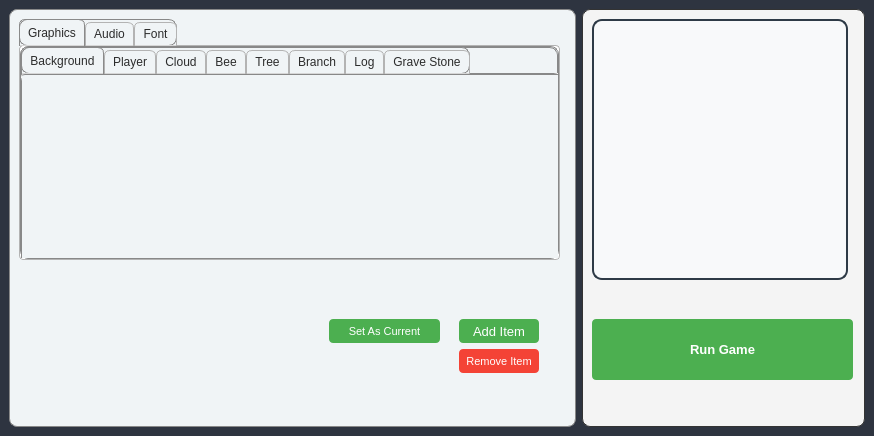
<?xml version="1.0" encoding="UTF-8"?>
<ui version="4.0">
 <class>MainWindow</class>
 <widget class="QMainWindow" name="MainWindow">
  <property name="geometry">
   <rect>
    <x>0</x>
    <y>0</y>
    <width>874</width>
    <height>436</height>
   </rect>
  </property>
  <property name="windowTitle">
   <string>Asset Management Tool - Timber</string>
  </property>
  <property name="styleSheet">
   <string notr="true">QMainWindow {
    background-color: #2E3440; /* Dark background */
    color: #ECEFF4; /* Light text color */
    font-family: &quot;Segoe UI&quot;, Arial, sans-serif;
    font-size: 12pt;
}</string>
  </property>
  <widget class="QWidget" name="centrawidget">
   <layout class="QHBoxLayout" name="horizontalLayout_5">
    <item>
     <layout class="QHBoxLayout" name="horizontalLayout_4" stretch="2,1">
      <item>
       <widget class="QWidget" name="contentBox" native="true">
        <property name="sizePolicy">
         <sizepolicy hsizetype="Expanding" vsizetype="Expanding">
          <horstretch>0</horstretch>
          <verstretch>0</verstretch>
         </sizepolicy>
        </property>
        <property name="styleSheet">
         <string notr="true">QWidget {
    border: 1px solid #888888;  /* Softer grey border */
    background-color: #F0F4F6;  /* Slightly lighter background */
    border-radius: 8px;  /* Increased border radius for smoother corners */
}

QWidget:hover {
    border: 2px solid #6A87D4;  /* Refined hover border color */
}
</string>
        </property>
        <widget class="QTabWidget" name="MaintabWidget">
         <property name="geometry">
          <rect>
           <x>10</x>
           <y>10</y>
           <width>541</width>
           <height>241</height>
          </rect>
         </property>
         <property name="styleSheet">
          <string notr="true">QTabBar::tab {
    color: #2C2C2C;  /* Darker gray text color */
    background: qlineargradient(x1: 0, y1: 0, x2: 0, y2: 1,
                                 stop: 0 #F5F5F5, stop: 0.4 #EEEEEE,
                                 stop: 0.5 #E0E0E0, stop: 1.0 #D6D6D6);  /* Slightly brighter gradient */
    border: 1px solid #B3B3B3;
    border-bottom-color: #D6D6D6;  /* Matches the pane color */
    border-top-left-radius: 6px;
    border-top-right-radius: 6px;
    min-width: 10ex;  /* Increases tab width slightly */
    padding: 4px 8px;  /* Adds more padding for a spacious look */
}

QTabBar::tab:selected, QTabBar::tab:hover {
    background: qlineargradient(x1: 0, y1: 0, x2: 0, y2: 1,
                                 stop: 0 #FFFFFF, stop: 0.4 #F7F7F7,
                                 stop: 0.5 #EDEDED, stop: 1.0 #FFFFFF);  /* A lighter gradient for selected and hover state */
}

QTabBar::tab:selected {
    border-color: #8A8A8A;
    border-bottom-color: #D6D6D6;  /* Matches the pane color */
}

QTabBar::tab:!selected {
    margin-top: 3px;  /* Adds more spacing for non-selected tabs */
}

QTabWidget::pane {
    border: 1px solid #B3B3B3;
    background-color: #FFFFFF;  /* A clean white background for the content area */
    border-radius: 4px;  /* Adds rounded corners to the content area */
    margin-top: -1px;  /* Ensures seamless connection between tabs and pane */
}
</string>
         </property>
         <property name="currentIndex">
          <number>0</number>
         </property>
         <widget class="QWidget" name="graphicsTab">
          <attribute name="title">
           <string>Graphics</string>
          </attribute>
          <widget class="QTabWidget" name="graphicSubTabs">
           <property name="geometry">
            <rect>
             <x>0</x>
             <y>0</y>
             <width>541</width>
             <height>221</height>
            </rect>
           </property>
           <property name="styleSheet">
            <string notr="true">QTabWidget::pane {
    border: none;
    background-color: #F8F8F8; /* Sets background color of the content area */
}</string>
           </property>
           <property name="currentIndex">
            <number>0</number>
           </property>
           <widget class="QWidget" name="backgroundTab">
            <attribute name="title">
             <string>Background</string>
            </attribute>
            <widget class="QListWidget" name="backgroundList">
             <property name="geometry">
              <rect>
               <x>-5</x>
               <y>0</y>
               <width>551</width>
               <height>191</height>
              </rect>
             </property>
            </widget>
           </widget>
           <widget class="QWidget" name="playerTab">
            <attribute name="title">
             <string>Player</string>
            </attribute>
            <widget class="QListWidget" name="playerList">
             <property name="geometry">
              <rect>
               <x>0</x>
               <y>0</y>
               <width>541</width>
               <height>192</height>
              </rect>
             </property>
            </widget>
           </widget>
           <widget class="QWidget" name="cloudTab">
            <attribute name="title">
             <string>Cloud</string>
            </attribute>
            <widget class="QListWidget" name="cloudList">
             <property name="geometry">
              <rect>
               <x>0</x>
               <y>0</y>
               <width>541</width>
               <height>192</height>
              </rect>
             </property>
            </widget>
           </widget>
           <widget class="QWidget" name="beeTab">
            <attribute name="title">
             <string>Bee</string>
            </attribute>
            <widget class="QListWidget" name="beeList">
             <property name="geometry">
              <rect>
               <x>0</x>
               <y>0</y>
               <width>541</width>
               <height>192</height>
              </rect>
             </property>
            </widget>
           </widget>
           <widget class="QWidget" name="treeTab">
            <attribute name="title">
             <string>Tree</string>
            </attribute>
            <widget class="QListWidget" name="treeList">
             <property name="geometry">
              <rect>
               <x>0</x>
               <y>0</y>
               <width>541</width>
               <height>192</height>
              </rect>
             </property>
            </widget>
           </widget>
           <widget class="QWidget" name="branchTab">
            <attribute name="title">
             <string>Branch</string>
            </attribute>
            <widget class="QListWidget" name="branchList">
             <property name="geometry">
              <rect>
               <x>0</x>
               <y>0</y>
               <width>541</width>
               <height>192</height>
              </rect>
             </property>
            </widget>
           </widget>
           <widget class="QWidget" name="logTab">
            <attribute name="title">
             <string>Log</string>
            </attribute>
            <widget class="QListWidget" name="logList">
             <property name="geometry">
              <rect>
               <x>0</x>
               <y>0</y>
               <width>541</width>
               <height>192</height>
              </rect>
             </property>
            </widget>
           </widget>
           <widget class="QWidget" name="gravestoneTab">
            <attribute name="title">
             <string>Grave Stone</string>
            </attribute>
            <widget class="QListWidget" name="ripList">
             <property name="geometry">
              <rect>
               <x>0</x>
               <y>0</y>
               <width>541</width>
               <height>192</height>
              </rect>
             </property>
            </widget>
           </widget>
          </widget>
         </widget>
         <widget class="QWidget" name="audioTab">
          <attribute name="title">
           <string>Audio</string>
          </attribute>
          <widget class="QTabWidget" name="audioSubTabs">
           <property name="geometry">
            <rect>
             <x>0</x>
             <y>0</y>
             <width>541</width>
             <height>221</height>
            </rect>
           </property>
           <property name="currentIndex">
            <number>2</number>
           </property>
           <widget class="QWidget" name="chopTab">
            <attribute name="title">
             <string>Chop</string>
            </attribute>
            <widget class="QListWidget" name="chopList">
             <property name="geometry">
              <rect>
               <x>0</x>
               <y>0</y>
               <width>541</width>
               <height>192</height>
              </rect>
             </property>
            </widget>
           </widget>
           <widget class="QWidget" name="deathTab">
            <attribute name="title">
             <string>Death</string>
            </attribute>
            <widget class="QListWidget" name="deathList">
             <property name="geometry">
              <rect>
               <x>0</x>
               <y>0</y>
               <width>541</width>
               <height>192</height>
              </rect>
             </property>
            </widget>
           </widget>
           <widget class="QWidget" name="ootTab">
            <attribute name="title">
             <string>Out Of Time</string>
            </attribute>
            <widget class="QListWidget" name="ootList">
             <property name="geometry">
              <rect>
               <x>0</x>
               <y>0</y>
               <width>541</width>
               <height>192</height>
              </rect>
             </property>
            </widget>
           </widget>
          </widget>
         </widget>
         <widget class="QWidget" name="fontTab">
          <attribute name="title">
           <string>Font</string>
          </attribute>
          <widget class="QTabWidget" name="fontSubTabs">
           <property name="geometry">
            <rect>
             <x>0</x>
             <y>0</y>
             <width>541</width>
             <height>221</height>
            </rect>
           </property>
           <property name="currentIndex">
            <number>2</number>
           </property>
           <widget class="QWidget" name="hudTab">
            <attribute name="title">
             <string>Heads Up Display</string>
            </attribute>
            <widget class="QListWidget" name="hudList">
             <property name="geometry">
              <rect>
               <x>0</x>
               <y>0</y>
               <width>541</width>
               <height>192</height>
              </rect>
             </property>
            </widget>
           </widget>
           <widget class="QWidget" name="scoreTab">
            <attribute name="title">
             <string>Score</string>
            </attribute>
            <widget class="QListWidget" name="scoreList">
             <property name="geometry">
              <rect>
               <x>0</x>
               <y>0</y>
               <width>541</width>
               <height>192</height>
              </rect>
             </property>
            </widget>
           </widget>
           <widget class="QWidget" name="messageTab">
            <attribute name="title">
             <string>Message</string>
            </attribute>
            <widget class="QListWidget" name="messageList">
             <property name="geometry">
              <rect>
               <x>0</x>
               <y>0</y>
               <width>541</width>
               <height>192</height>
              </rect>
             </property>
            </widget>
           </widget>
          </widget>
         </widget>
        </widget>
        <widget class="QPushButton" name="btnAddItem">
         <property name="geometry">
          <rect>
           <x>450</x>
           <y>310</y>
           <width>80</width>
           <height>24</height>
          </rect>
         </property>
         <property name="styleSheet">
          <string notr="true">QPushButton#btnAddItem {
    background-color: #4CAF50;  /* Green background */
    color: white;  /* White text */
    border: none;
    border-radius: 4px;
    padding: 4px 10px;
    font-family: &quot;Segoe UI&quot;, sans-serif;
    font-size: 10pt;
    transition: background-color 0.3s ease;  /* Smooth transition for background color */
}

QPushButton#btnAddItem:hover {
    background-color: #45A049;  /* Darker green on hover */
}

QPushButton#btnAddItem:pressed {
    background-color: #3E8E41;  /* Even darker green when pressed */
}

QPushButton#btnAddItem:disabled {
    background-color: #CCCCCC;  /* Light gray background when disabled */
    color: #666666;  /* Darker gray text */
}
</string>
         </property>
         <property name="text">
          <string>Add Item</string>
         </property>
        </widget>
        <widget class="QLabel" name="addItemStatus">
         <property name="geometry">
          <rect>
           <x>340</x>
           <y>310</y>
           <width>91</width>
           <height>21</height>
          </rect>
         </property>
         <property name="styleSheet">
          <string notr="true">QLabel#addItemStatus {
    background-color: #F0F4F6;    /* Light blue background indicating information */
    color: #1A73E8;               /* Google blue text color for readability */
    border: none;
    border-radius: 4px;           /* Slightly rounded corners */
    padding: 4px 10px;            /* Adequate padding for text */
    font-family: &quot;Segoe UI&quot;, sans-serif;
    font-size: 10pt;
}

QLabel#addItemStatus[status=&quot;success&quot;] {
    background-color: #E6F4EA;
    color: #34A853;
    border: 1px solid #34A853;
}

QLabel#addItemStatus[status=&quot;error&quot;] {
    background-color: #FDECEA;
    color: #D93025;
    border: 1px solid #D93025;
}

QLabel#addItemStatus:empty {
    border: none;  /* Remove border when label is empty */
    background-color: transparent;  /* Remove background color when empty */
}</string>
         </property>
         <property name="text">
          <string/>
         </property>
        </widget>
        <widget class="QPushButton" name="btnRemoveItem">
         <property name="geometry">
          <rect>
           <x>450</x>
           <y>340</y>
           <width>80</width>
           <height>24</height>
          </rect>
         </property>
         <property name="styleSheet">
          <string notr="true">QPushButton#btnRemoveItem {
    background-color: #F44336;  /* Red background */
    color: white;  /* White text */
    border: none;
    border-radius: 4px;
    padding: 3px 8px;
    font-family: &quot;Segoe UI&quot;, sans-serif;
    font-size: 8pt;
    transition: background-color 0.3s ease;  /* Smooth transition for background color */
}

QPushButton#btnRemoveItem:hover {
    background-color: #E53935;  /* Darker red on hover */
}

QPushButton#btnRemoveItem:pressed {
    background-color: #D32F2F;  /* Even darker red when pressed */
}

QPushButton#btnRemoveItem:disabled {
    background-color: #CCCCCC;  /* Light gray background when disabled */
    color: #666666;  /* Darker gray text */
}
</string>
         </property>
         <property name="text">
          <string>Remove Item</string>
         </property>
        </widget>
        <widget class="QPushButton" name="btnSetAsCurrent">
         <property name="geometry">
          <rect>
           <x>320</x>
           <y>310</y>
           <width>111</width>
           <height>24</height>
          </rect>
         </property>
         <property name="styleSheet">
          <string notr="true">QPushButton#btnSetAsCurrent {
    background-color: #4CAF50;  /* Green background */
    color: white;  /* White text */
    border: none;
    border-radius: 4px;
    padding: 3px 8px;
    font-family: &quot;Segoe UI&quot;, sans-serif;
    font-size: 8pt;
    transition: background-color 0.3s ease;  /* Smooth transition for background color */
}

QPushButton#btnSetAsCurrent:hover {
    background-color: #43A047;  /* Darker green on hover */
}

QPushButton#btnSetAsCurrent:pressed {
    background-color: #388E3C;  /* Even darker green when pressed */
}

QPushButton#btnSetAsCurrent:disabled {
    background-color: #CCCCCC;  /* Light gray background when disabled */
    color: #666666;  /* Darker gray text */
}
</string>
         </property>
         <property name="text">
          <string>Set As Current</string>
         </property>
        </widget>
       </widget>
      </item>
      <item>
       <widget class="QWidget" name="previewPane" native="true">
        <property name="sizePolicy">
         <sizepolicy hsizetype="Expanding" vsizetype="Expanding">
          <horstretch>0</horstretch>
          <verstretch>0</verstretch>
         </sizepolicy>
        </property>
        <property name="styleSheet">
         <string notr="true">QWidget {
    border: 1px solid #333333;  /* Dark grey border for a more sophisticated look */
    background-color: #F4F4F4;  /* Soft, neutral background color */
    border-radius: 8px;  /* Slightly larger radius for a smoother appearance */
    box-shadow: 0px 4px 6px rgba(0, 0, 0, 0.1);  /* Subtle shadow for depth */
}

QWidget:hover {
    border: 1px solid #1E90FF;  /* Gentle blue border on hover */
    background-color: #FFFFFF;  /* Pure white background on hover for contrast */
}
</string>
        </property>
        <widget class="QGraphicsView" name="imagePreview">
         <property name="geometry">
          <rect>
           <x>10</x>
           <y>10</y>
           <width>256</width>
           <height>261</height>
          </rect>
         </property>
         <property name="styleSheet">
          <string notr="true">QGraphicsView {
    border: 2px solid #2E3A46;  /* Dark slate grey border for a modern look */
    background-color: #F8F9FA;  /* Very light grey background */
    border-radius: 10px;  /* Smooth, rounded corners */
    padding: 5px;  /* Adds a slight padding inside the border */
    box-shadow: 0px 4px 8px rgba(0, 0, 0, 0.15);  /* Subtle shadow for a professional depth */
}

QGraphicsView:hover {
    border: 2px solid #1C6EA4;  /* Calming blue border on hover */
    background-color: #FFFFFF;  /* Crisp white background on hover */
}
</string>
         </property>
        </widget>
        <widget class="QPushButton" name="btnRunGame">
         <property name="geometry">
          <rect>
           <x>10</x>
           <y>310</y>
           <width>261</width>
           <height>61</height>
          </rect>
         </property>
         <property name="styleSheet">
          <string notr="true">QPushButton#btnRunGame {
    background-color: #4CAF50;  /* Green background for Run Game */
    color: white;  /* White text */
    border: none;
    border-radius: 4px;
    padding: 8px 16px;
    font-family: &quot;Segoe UI&quot;, sans-serif;
    font-size: 10pt;
    font-weight: bold;
    transition: background-color 0.3s ease, transform 0.2s ease;  /* Smooth transition for hover and a subtle bounce effect */
}

QPushButton#btnRunGame:hover {
    background-color: #45A049;  /* Darker green on hover */
    transform: scale(1.05);  /* Slight zoom effect on hover */
}

QPushButton#btnRunGame:pressed {
    background-color: #388E3C;  /* Even darker green when pressed */
    transform: scale(0.98);  /* Slight shrink effect when pressed */
}

QPushButton#btnRunGame:disabled {
    background-color: #CCCCCC;  /* Light gray background when disabled */
    color: #666666;  /* Darker gray text */
    cursor: not-allowed;
}
</string>
         </property>
         <property name="text">
          <string>Run Game</string>
         </property>
        </widget>
       </widget>
      </item>
     </layout>
    </item>
   </layout>
  </widget>
 </widget>
 <resources/>
 <connections/>
</ui>
